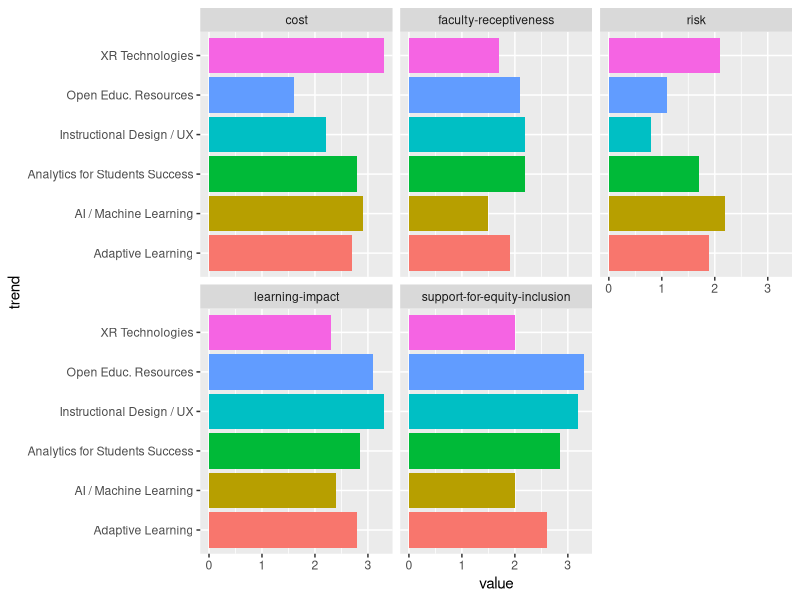
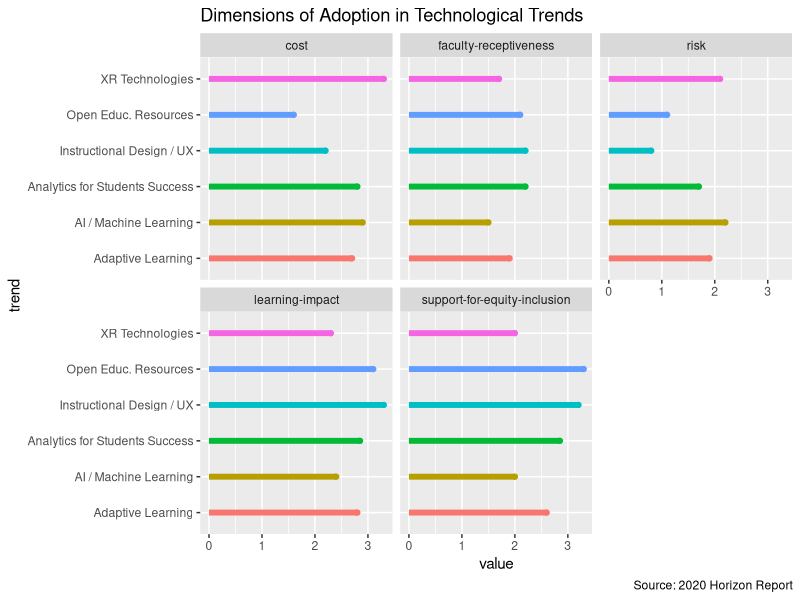

Write the R code that produced these figures, in order. (Note: this script raises an error after producing the figures.)
# Title: Improving Graphics for 2020 Horizon Report
# Description: Alternative multivariate graphics to those available in the 
# 2020 EDUCAUSE Horizon Report.
# Author: Gaston Sanchez
# Date: October, 2020

# Packages
library(reshape2)     # for data wrangling
library(FactoMineR)   # for Principal Components Analysis (PCA)
library(ggplot2)      # for graphics


# Trends (labels)
trends <- c(
  "Adaptive Learning",
  "AI / Machine Learning",
  "Analytics for Students Success",
  "Instructional Design / UX",
  "Open Educ. Resources",
  "XR Technologies"
)

# Dimensions of adoption
dims <- c(
  "cost", 
  "faculty-receptiveness", 
  "risk", 
  "learning-impact", 
  "support-for-equity-inclusion")

# adaptive learning technology (page 16)
ALT <- c(2.7, 1.9, 1.9, 2.8, 2.6)

# artificial intelligence (page 19)
AI <- c(2.9, 1.5, 2.2, 2.4, 2)

# Analytics for student success (page 22)
AS <- c(2.8, 2.2, 1.7, 2.85, 2.85)

# Instructional design, learning engineering (page 25)
UX <- c(2.2, 2.2, 0.8, 3.3, 3.2)

# Open Educational Resources (page 28)
OER <- c(1.6, 2.1, 1.1, 3.1, 3.3)

# XR technologies (page 31)
XR <- c(3.3, 1.7, 2.1, 2.3, 2)


# assembling tables
dat1 <- rbind(ALT, AI, AS, UX, OER, XR)
rownames(dat1) = trends
colnames(dat1) = dims

dat2 <- cbind(ALT, AI, AS, UX, OER, XR)
rownames(dat2) = dims
colnames(dat2) = trends

# melting into "long" format
# (this could also be done "tidyr")
md1 <- melt(dat1, varnames = c('trend', 'dimension'))


# Thin Barcharts
ggplot(data = md1, aes(x = trend, y = value)) +
  geom_col(aes(fill = trend)) +
  coord_flip() +
  facet_wrap(dimension ~ .) +
  theme(legend.position = "none")


ggplot(data = md1, aes(x = trend, y = value)) +
  geom_segment(aes(x=trend, xend=trend, y=0, yend=value,
                   color=trend), size = 2) +
  geom_point(aes(color=trend)) +
  coord_flip() +
  facet_wrap(dimension ~ .) +
  theme(legend.position = "none") + 
  labs(title = "Dimensions of Adoption in Technological Trends",
       caption = "Source: 2020 Horizon Report")


# glyphs
stars(dat)

#ggparcoord(dat)


# Principal Components Analysis
pca1 <- PCA(dat1)
pca2 <- PCA(dat2)

pc <- princomp(dat1)
biplot(pc)
